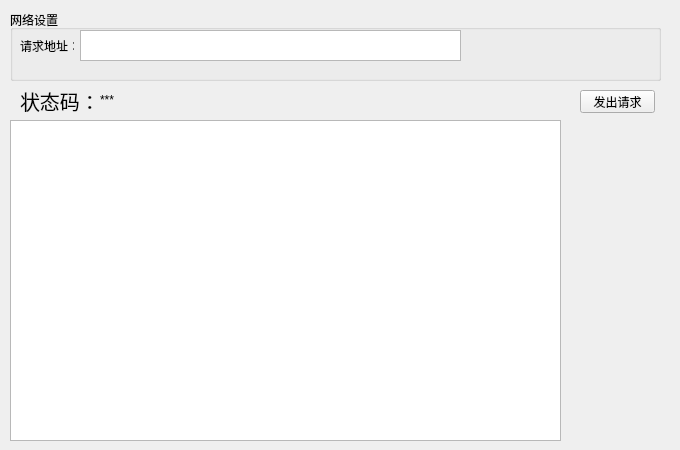
<?xml version="1.0" encoding="UTF-8"?>
<ui version="4.0">
 <class>httpform</class>
 <widget class="QWidget" name="httpform">
  <property name="geometry">
   <rect>
    <x>0</x>
    <y>0</y>
    <width>680</width>
    <height>450</height>
   </rect>
  </property>
  <property name="windowTitle">
   <string>Form</string>
  </property>
  <widget class="QWidget" name="horizontalLayoutWidget">
   <property name="geometry">
    <rect>
     <x>20</x>
     <y>80</y>
     <width>160</width>
     <height>41</height>
    </rect>
   </property>
   <layout class="QHBoxLayout" name="horizontalLayout">
    <item>
     <widget class="QLabel" name="label_2">
      <property name="font">
       <font>
        <family>微软雅黑</family>
        <pointsize>15</pointsize>
       </font>
      </property>
      <property name="text">
       <string>状态码：</string>
      </property>
     </widget>
    </item>
   </layout>
  </widget>
  <widget class="QPushButton" name="pushButton">
   <property name="geometry">
    <rect>
     <x>580</x>
     <y>90</y>
     <width>75</width>
     <height>23</height>
    </rect>
   </property>
   <property name="text">
    <string>发出请求</string>
   </property>
  </widget>
  <widget class="QTextEdit" name="textEdit_2">
   <property name="geometry">
    <rect>
     <x>10</x>
     <y>120</y>
     <width>551</width>
     <height>321</height>
    </rect>
   </property>
  </widget>
  <widget class="QGroupBox" name="groupBox">
   <property name="geometry">
    <rect>
     <x>10</x>
     <y>10</y>
     <width>651</width>
     <height>71</height>
    </rect>
   </property>
   <property name="title">
    <string>网络设置</string>
   </property>
   <widget class="QTextEdit" name="textEdit">
    <property name="geometry">
     <rect>
      <x>70</x>
      <y>20</y>
      <width>381</width>
      <height>31</height>
     </rect>
    </property>
   </widget>
   <widget class="QLabel" name="label">
    <property name="geometry">
     <rect>
      <x>10</x>
      <y>30</y>
      <width>54</width>
      <height>12</height>
     </rect>
    </property>
    <property name="text">
     <string>请求地址：</string>
    </property>
   </widget>
  </widget>
  <widget class="QLabel" name="label_3">
   <property name="geometry">
    <rect>
     <x>100</x>
     <y>80</y>
     <width>72</width>
     <height>39</height>
    </rect>
   </property>
   <property name="text">
    <string>***</string>
   </property>
  </widget>
 </widget>
 <resources/>
 <connections/>
</ui>
